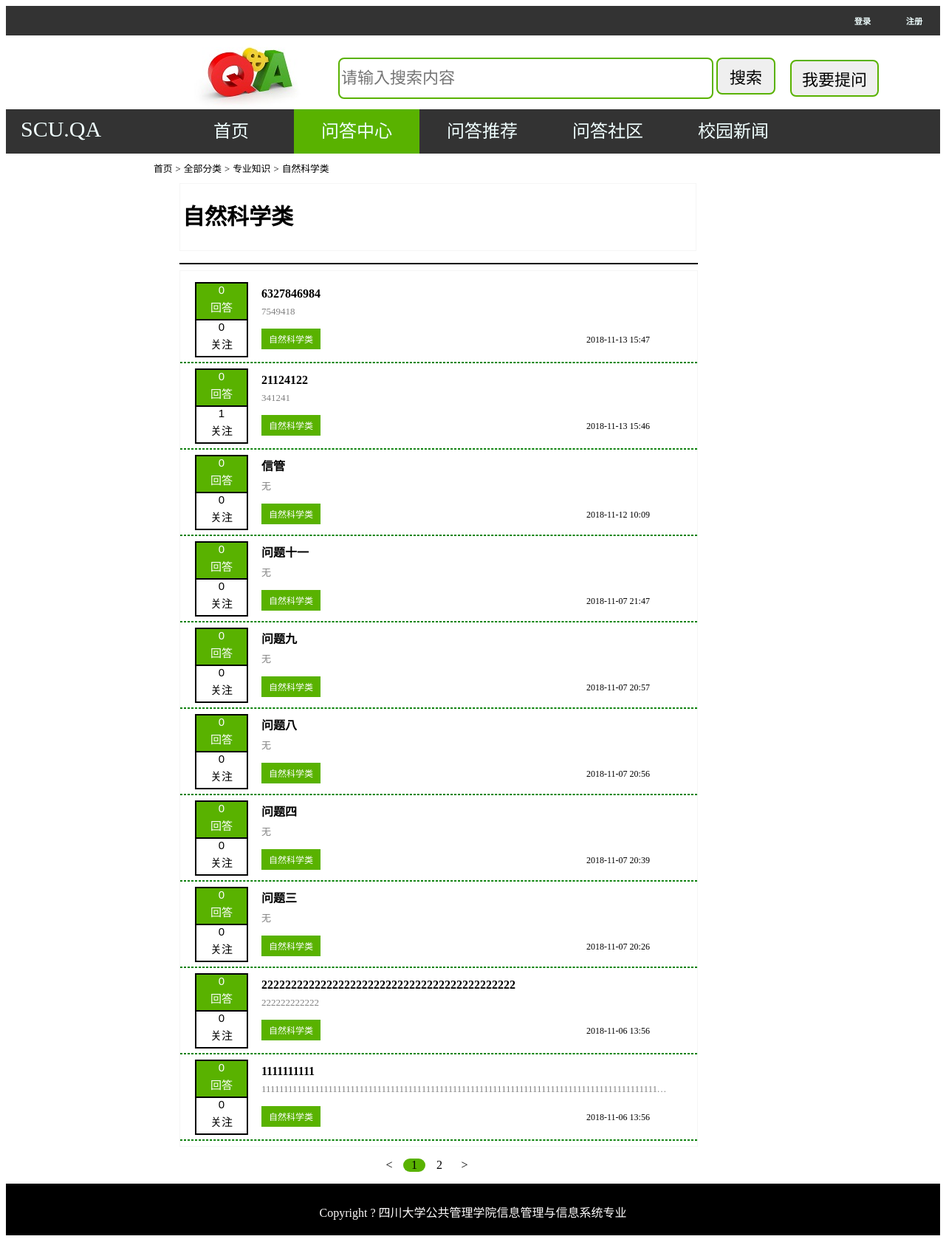
/type2-11/, run on the app's committed database.
### QA/models.py (models this page shows)
class First_type(models.Model):
    ptid = models.IntegerField(unique=True, primary_key=True)
    pyname = models.CharField(max_length=50)

class Second_type(models.Model):
    tid = models.IntegerField(unique=True, primary_key=True)
    tname = models.CharField(max_length=50)
    Ptype = models.ForeignKey(First_type, on_delete=models.CASCADE)

class Question(models.Model):
    qauthor = models.ForeignKey(User, on_delete=models.CASCADE)
    ftype = models.ForeignKey(First_type,on_delete=models.CASCADE)
    stype = models.ForeignKey(Second_type,on_delete=models.CASCADE)
    qtitle = models.CharField(max_length=100)
    qcontent = models.TextField(max_length=500)
    q_time = models.DateTimeField(auto_now_add=True)
    q_img = models.ImageField(blank=True, null=True,upload_to='question_img')
    q_file = models.FileField(blank=True, null=True, upload_to='question_file')

### QA/views.py (the view)
# urls.py: url(r'^type2-(?P<stypestid>\d+)/$', views.type2, name='type2'),
def type2(req,stypestid):
    stype=models.Second_type.objects.get(tid=stypestid)
    ftype=stype.Ptype
    questions = models.Question.objects.filter(stype_id=stypestid).order_by('-q_time')
    paginator = Paginator(questions, 10)
    page = req.GET.get('page', 1)
    currentPage = int(page)
    try:
        print(page)
        questions = paginator.page(page)
    except PageNotAnInteger:
        questions = paginator.page(1)
    except EmptyPage:
        questions = paginator.page(paginator.num_pages)
    return render(req,'type2.html',locals())

### templates/type2.html (shortened to what this page needs)
{% extends "base1.html" %}
{% load staticfiles %}
{% block css %}
    <link rel="stylesheet" type="text/css" href="{% static 'css/base.css' %}" >
    <link rel="stylesheet" type="text/css" href="{% static 'css/type.css' %}" >
{% endblock %}
{% block content %}
    <div class="types">
        <div class="type_header">
            <a href="/index/">首页</a>
            <span>></span>
            <a href="/type_all/">全部分类</a>
            <span>></span>
            <a href="/type1-{{ ftype.ptid }}/">{{ ftype.pyname }}</a>
            <span>></span>
            <a href="/type2-{{ stype.tid }}/">{{ stype.tname }}</a>
        </div>
        <table class="type_category">
            <tr><td><h1>{{ stype.tname }}</h1></td></tr>
        </table>
        <hr style="border: 1px black solid;margin-left: 35px;width: 700px">
        <div class="type_question">
            {% for question in questions %}
                <div class="type_question_left">
                    <div class="question_answers">{{ question.answer_set.count }}<p>回答</p></div>
                    <div class="question_favorites">{{ question.question_favorite_set.count }}<p>关注</p></div>
                </div>
                <div class="type_question_right">
                    <div class="type_title"><a href="/detail-{{ question.id }}/">{{question.qtitle}}</a></div>
                    <div class="type_content">{{ question.qcontent }}</div>
                    <div class="type_button">
                        <div class="type_name"><a href="/type2-{{ question.stype.tid }}/">{{ question.stype.tname }}</a></div>
                        <span>{{ question.q_time|date:"Y-m-d H:i" }}</span>
                    </div>
                </div>
                <hr style="border: 1px dashed green">
            {% empty %}
                <p>暂无活动</p>
            {% endfor %}
        </div>
            <div class="pagination">
            <ul>
                {% if questions.has_previous %}
                    <li class="previous"><a href="/type2-{{ stype.tid }}/?page={{ questions.previous_page_number }}"><</a></li>
                {% else %}
                    <li class="previous disabled"><a href="#"><</a></li>
                {% endif %}
                {% for num in paginator.page_range %}
                    {% if num == currentPage %}
                        <li class="pactive"><a href="/type2-{{ stype.tid }}/?page={{ num }}">{{ num }}</a></li>
                    {% else %}
                        <li><a href="/type2-{{ stype.tid }}/?page={{ num }}">{{ num }}</a></li>
                    {% endif %}
                {% endfor %}
                {% if questions.has_next %}
                    <li class="next"><a href="/type2-{{ stype.tid }}/?page={{ questions.next_page_number }}">></a></li>
                {% else %}
                    <li class="next disabled"><a href="#">></a></li>
                {% endif %}
            </ul>
        </div>
    </div>
{% endblock content%}

### static/css/type.css (style rules this page uses)
.types { min-height:600px; width: 700px; margin-left:200px; }
.type_header { height: 30px; margin-top: 10px; }
.type_header a { text-decoration:none; height: 30px; color: black; font-size:80%; }
.type_header span { font-size:80%; height: 40px; color: black; }
.type_category { border: 1px solid whitesmoke; height:60px; width: 700px; margin-left:35px; margin-right:35px; }
.type_category h1 { font-size: 30px; }
.type_category td { width: 80px; height: 40px; line-height: 44px; }
.type_question { border: 1px solid whitesmoke; width: 700px; margin-left: 35px; margin-right: 35px; font-size:15px; }
.type_question_left { font-size: 15px; font-family: Arial; margin-left: 20px; width: 70px; height: 100px; float: left; border: 1px solid black; text-align: center; }
.type_question_left p { line-height: 1px; }
.question_answers { color: white; background: #59B200; border: 1px solid black; }
.question_favorites { border: 1px solid black; }
.type_question_right { margin-left:110px; width:550px; height: 100px; }
.type_title { font-size: 16px; font-weight: 700; width: 550px; white-space: nowrap; text-overflow: ellipsis; overflow:hidden; }
.type_title a { text-decoration:none; color: black; line-height: 200%; }
.type_content { font-weight:300; font-size: 13px; color: grey; text-overflow:ellipsis; overflow:hidden; white-space: nowrap; }
.type_button { margin-top: 15px; font-size: 12px; font-weight: 500; }
.type_name { float: left; width: 100px; }
.type_name a { display: inline-block; padding:5px 10px; background-color: #59B200; color: white; text-decoration: none; }
.type_button span { line-height: 250%; margin-left: 340px; }
.pagination { text-align: center; }
.pagination li { width: 30px; list-style: none; display: inline-block; }
.pagination a { text-decoration: none; color: black; }
.pactive { border-radius: 20px; background-color: #59B200; }

### data on the page
First_type: pyname "专业知识"
Second_type: tname "自然科学类"
Question: answer_set.count "0", question_favorite_set.count "0", qtitle "6327846984", qcontent "7549418", stype.tname "自然科学类", q_time "2018-11-13 15:47"
Question: answer_set.count "0", question_favorite_set.count "1", qtitle "21124122", qcontent "341241", stype.tname "自然科学类", q_time "2018-11-13 15:46"
Question: answer_set.count "0", question_favorite_set.count "0", qtitle "信管", qcontent "无", stype.tname "自然科学类", q_time "2018-11-12 10:09"
Question: answer_set.count "0", question_favorite_set.count "0", qtitle "问题十一", qcontent "无", stype.tname "自然科学类", q_time "2018-11-07 21:47"
Question: answer_set.count "0", question_favorite_set.count "0", qtitle "问题九", qcontent "无", stype.tname "自然科学类", q_time "2018-11-07 20:57"
Question: answer_set.count "0", question_favorite_set.count "0", qtitle "问题八", qcontent "无", stype.tname "自然科学类", q_time "2018-11-07 20:56"
Question: answer_set.count "0", question_favorite_set.count "0", qtitle "问题四", qcontent "无", stype.tname "自然科学类", q_time "2018-11-07 20:39"
Question: answer_set.count "0", question_favorite_set.count "0", qtitle "问题三", qcontent "无", stype.tname "自然科学类", q_time "2018-11-07 20:26"
Question: answer_set.count "0", question_favorite_set.count "0", qtitle "2222222222222222222222222222222222222222222", qcontent "222222222222", stype.tname "自然科学类", q_time "2018-11-06 13:56"
Question: answer_set.count "0", question_favorite_set.count "0", qtitle "1111111111", qcontent "11111111111111111111111111111111111111111111111111111111111111111111111111111111111111111…", stype.tname "自然科学类", q_time "2018-11-06 13:56"

### other printed values
{{ num }} "1"
{{ num }} "2"
